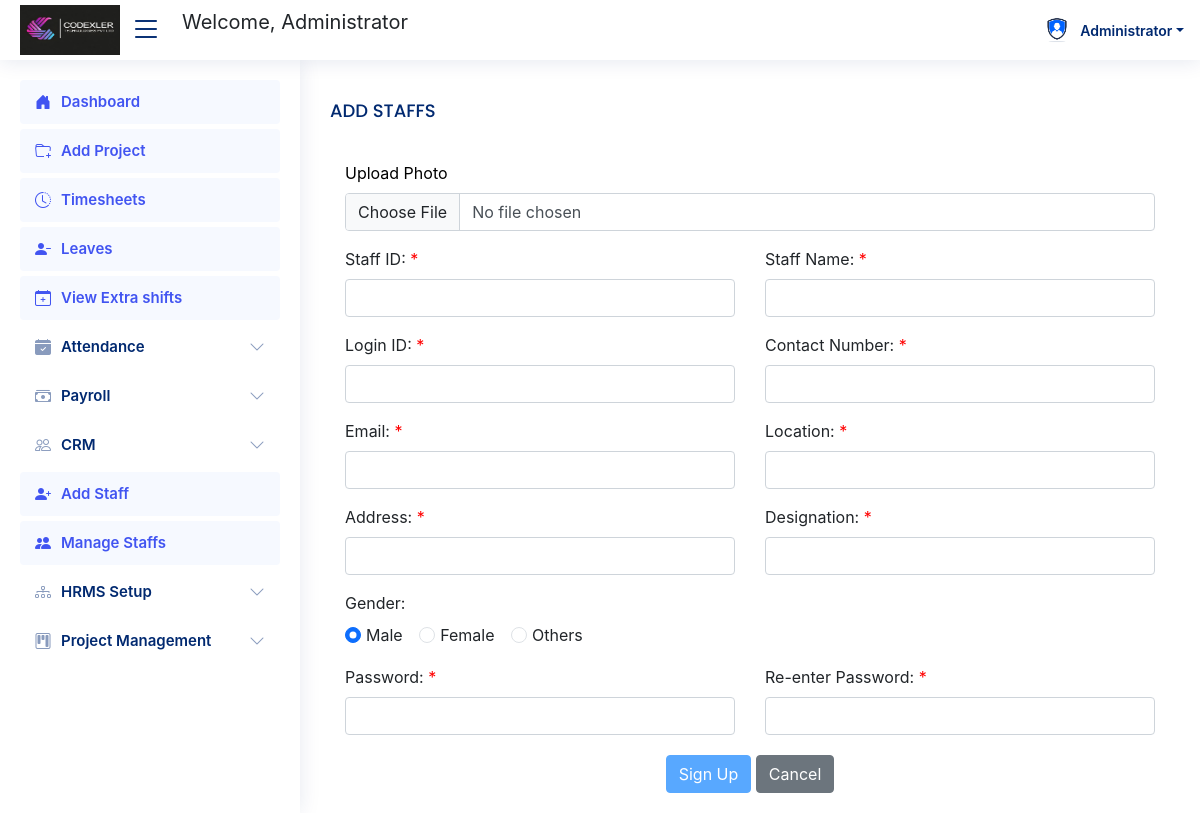
The page /register_employee (signed in) on the database its author committed.
### codex_app/models.py (models this page shows, shortened)
class Registration(models.Model):
    Emp_Id = models.CharField(max_length=200, null=True, blank=True)
    First_name = models.CharField(max_length=200, null=True, blank=True)
    department = models.ForeignKey(
        Department,
        on_delete=models.SET_NULL,
        null=True,
        blank=True
    )
    designation = models.ForeignKey(
        Designation,
        on_delete=models.SET_NULL,
        null=True,
        blank=True
    )
    Email = models.EmailField(max_length=200, null=True, blank=True)
    Password = models.CharField(max_length=200, null=True, blank=True)
    Mobile_Number = models.CharField(max_length=200, null=True, blank=True)
    Registration_date = models.DateField(null=True, blank=True)
    Image = models.ImageField(upload_to='images/', null=True, blank=True)
    Gender = models.CharField(max_length=200, null=True, blank=True)
    Address = models.CharField(max_length=1000, null=True, blank=True)
    Location = models.CharField(max_length=1000, null=True, blank=True)
    User_role = models.CharField(max_length=200, null=True, blank=True)
    user = models.OneToOneField(
        User,
        on_delete=models.CASCADE,
        null=True,
        blank=True
    )

### codex_app/views.py (the view)
# urls.py: path('register_employee', views.register_employee, name='register_employee'),
def register_employee(request):
    bok = Registration.objects.get(id=request.session['logg'])
    if request.method == 'POST':
        x = datetime.now()
        z = x.strftime("%Y-%m-%d")
        emp_id = request.POST.get('emp_id')
        first_name = request.POST.get('first_name')
        designation = request.POST.get('designation')
        mobile_number = request.POST.get('mobile_number')
        email = request.POST.get('email')
        psw = request.POST.get('psw')
        gender = request.POST.get('gender')
        ua = request.POST.get('ua')
        location = request.POST.get('location')
        photo = request.FILES['photo']
        fs = FileSystemStorage()
        fs.save(photo.name, photo)
        employee = request.POST.get('employee')
        reg1 = Registration.objects.all()
        for i in reg1:
            if i.Email == email:
                messages.success(request, 'Employee already Registered')
                return render(request, 'register_employee.html')
        user_name = request.POST.get('user_name')
        for t in User.objects.all():
            if t.username == user_name:
                messages.success(request, 'Username taken. Please try another')
                return render(request, 'register_employee.html')
        user = User.objects.create_user(username=user_name, email=email, password=psw)
        user.save()
        t = Registration()
        t.Emp_Id = emp_id
        t.First_name = first_name
        t.Designation = designation
        t.Location = location
        t.Email = email
        t.Password = psw
        t.Mobile_Number = mobile_number
        t.Registration_date = z
        t.Gender = gender
        t.Image = photo
        t.Address = ua
        t.User_role = employee
        t.user = user
        t.save()
        messages.success(request, 'Staff Added Successfully')
        return redirect('register_employee')
    else:
        return render(request, 'register_employee.html',{'bok':bok})

### templates/register_employee.html (shortened to what this page needs)
{% include 'admin_navbar.html' %}
<!DOCTYPE html>
<html lang="en">
<head>
    <link rel="stylesheet" href="https://stackpath.bootstrapcdn.com/bootstrap/4.5.2/css/bootstrap.min.css">
</head>
<body>
<main id="main" class="main">
      <h3 class="card-title mb-4">ADD STAFFS</h3>
    <div class="container">
        <form method="post" action="{% url 'register_employee' %}" enctype="multipart/form-data">
            <div class="form-group">
                <label for="photo" style="color:black;">Upload Photo</label>
                <input type="file" id="photo" name="photo" class="form-control" accept="image/*" required>
            </div>
            <div class="row">
                <div class="col-md-6 form-group">
                    <label>Staff ID: <span style="color:red;">*</span></label>
                    <input type="text" name="emp_id" class="form-control" required>
                </div>
                <div class="col-md-6 form-group">
                    <label>Staff Name: <span style="color:red;">*</span></label>
                    <input type="text" name="first_name" class="form-control" required>
                </div>
            </div>
            <div class="row">
                <div class="col-md-6 form-group">
                    <label>Login ID: <span style="color:red;">*</span></label>
                    <input type="text" name="user_name" class="form-control" required>
                </div>
                <div class="col-md-6 form-group">
                    <label>Contact Number: <span style="color:red;">*</span></label>
                    <input type="text" name="mobile_number" class="form-control" pattern="^(?!000)[0-9]{10}$" title="Enter valid 10-digit number" required>
                </div>
            </div>
            <div class="row">
                <div class="col-md-6 form-group">
                    <label>Email: <span style="color:red;">*</span></label>
                    <input type="email" name="email" class="form-control" required>
                </div>
                <div class="col-md-6 form-group">
                    <label>Location: <span style="color:red;">*</span></label>
                    <input type="text" name="location" class="form-control" required>
                </div>
            </div>
            <div class="row">
                <div class="col-md-6 form-group">
                    <label>Address: <span style="color:red;">*</span></label>
                    <input type="text" name="ua" class="form-control" required>
                </div>
                <div class="col-md-6 form-group">
                    <label>Designation: <span style="color:red;">*</span></label>
                    <input type="text" name="designation" class="form-control" required>
                </div>
            </div>
            <div class="form-group">
                <label>Gender:</label><br>
                <div class="form-check form-check-inline">
                    <input class="form-check-input" type="radio" name="gender" id="male" value="male" checked>
                    <label class="form-check-label" for="male">Male</label>
                </div>
                <div class="form-check form-check-inline">
                    <input class="form-check-input" type="radio" name="gender" id="female" value="female">
                    <label class="form-check-label" for="female">Female</label>
                </div>
                <div class="form-check form-check-inline">
                    <input class="form-check-input" type="radio" name="gender" id="others" value="others">
                    <label class="form-check-label" for="others">Others</label>
                </div>
            </div>
            <div class="row">
                <div class="col-md-6 form-group">
                    <label>Password: <span style="color:red;">*</span></label>
                    <input type="password" name="psw" class="form-control" id="newPassword" oninput="validatePassword()"
                        pattern="^(?=.*[A-Z])(?=.*[a-zA-Z])(?=.*\d)(?=.*[!@#$%^&*()_+{}|:;<>,.?[\]\-]).{8,}$"
                        title="Password must be at least 8 characters long and include uppercase, lowercase, number, and special character"
                        required>
                </div>
                <div class="col-md-6 form-group">
                    <label>Re-enter Password: <span style="color:red;">*</span></label>
                    <input type="password" class="form-control" id="renewPassword" oninput="validatePassword()"
                        pattern="^(?=.*[A-Z])(?=.*[a-zA-Z])(?=.*\d)(?=.*[!@#$%^&*()_+{}|:;<>,.?[\]\-]).{8,}$"
                        title="Passwords must match and meet complexity rules" required>
                </div>
            </div>
            <div class="text-center">
                <button type="submit" id="changePasswordBtn" class="btn btn-primary" disabled>Sign Up</button>
                <a href="{% url 'login' %}" class="btn btn-secondary">Cancel</a>
            </div>
        </form>
    </div>
</main>
</body>
</html>

### templates/admin_navbar.html (shortened to what this page needs)
{% load static %}
<!DOCTYPE html>
<html lang="en">
<head>
  <link rel="stylesheet" href="https://pro.fontawesome.com/releases/v5.10.0/css/all.css">
  <link rel="stylesheet" href="https://cdn.jsdelivr.net/npm/bootstrap@5.3.0/dist/css/bootstrap.min.css">
  <link rel="stylesheet" href="{% static 'assets/vendor/bootstrap-icons/bootstrap-icons.css' %}">
  <link rel="stylesheet" href="{% static 'assets/vendor/boxicons/css/boxicons.min.css' %}">
  <link rel="stylesheet" href="{% static 'assets/vendor/quill/quill.snow.css' %}">
  <link rel="stylesheet" href="{% static 'assets/vendor/remixicon/remixicon.css' %}">
  <link rel="stylesheet" href="{% static 'assets/vendor/simple-datatables/style.css' %}">
  <link rel="stylesheet" href="{% static 'assets/css/style.css' %}">
</head>
<body>
  <header id="header" class="header fixed-top d-flex align-items-center" >
    <div class="d-flex align-items-center justify-content-between" >
      <a href=""><img src="{% static 'logo_c_frame.jpeg' %}" width="100" height="50" alt=""></a>
      <i class="bi bi-list toggle-sidebar-btn"></i>
    </div>
    <div class="search-bar" >
      <p style="font-size:20px;">Welcome, {{ bok.First_name }}
     </p>
    </div>
    <nav class="header-nav ms-auto">
      <ul class="d-flex align-items-center" >
        <li class="nav-item dropdown pe-3" >
          <a class="nav-link nav-profile d-flex align-items-center pe-0" href="#" data-bs-toggle="dropdown" style="background-color: white;">
            <img src="/media/{{ bok.Image }}" alt="" width="30" style="background-color: white;">
            <span class="d-none d-md-block dropdown-toggle ps-2" style="background-color: white;">{{ bok.First_name }}</span>
          </a>
        </li>
      </ul>
    </nav>
  </header>
  <aside id="sidebar" class="sidebar" >
    <ul class="sidebar-nav" id="sidebar-nav">
      <li class="nav-item">
        <a class="nav-link {% if request.resolver_match.url_name == 'admin_home' %}active{% endif %}" href="{% url 'admin_home' %}" >
          <i class="bi bi-house-door-fill"></i> Dashboard
        </a>
      </li>
      <li class="nav-item">
        <a class="nav-link {% if request.resolver_match.url_name == 'add_project' %}active{% endif %}" href="{% url 'add_project' %}" >
          <i class="bi bi-folder-plus" ></i> Add Project
        </a>
      </li>
      <li class="nav-item">
        <a class="nav-link {% if request.resolver_match.url_name == 'all_view_timesheet_admin' %}active{% endif %}" href="{% url 'all_view_timesheet_admin' %}" >
          <i class="bi bi-clock-history" ></i> Timesheets
        </a>
      </li>
      <li class="nav-item">
        <a class="nav-link {% if request.resolver_match.url_name == 'view_leaves_admin_all' %}active{% endif %}" href="{% url 'view_leaves_admin_all' %}">
          <i class="bi bi-person-dash-fill"></i> Leaves
        </a>
      </li>
      <li class="nav-item">
        <a class="nav-link {% if request.resolver_match.url_name == 'view_additional_days_admin' %}active{% endif %}" href="{% url 'view_additional_days_admin' %}" >
          <i class="bi bi-calendar-plus" ></i> View Extra shifts
        </a>
      </li>
     <li class="nav-item">
    <a class="nav-link collapsed"
       data-bs-toggle="collapse"
       href="#attendanceMenu">
        <i class="bi bi-calendar-check-fill"></i>
        <span>Attendance</span>
        <i class="bi bi-chevron-down ms-auto"></i>
    </a>
</li>
<li class="nav-item">
  <a class="nav-link collapsed"
     data-bs-target="#payroll-nav"
     data-bs-toggle="collapse"
     href="#"
    >
    <i class="bi bi-cash-stack" ></i>
    Payroll
    <i class="bi bi-chevron-down ms-auto"></i>
  </a>
</li>
      <li class="nav-item">
    <a class="nav-link collapsed"
       data-bs-target="#crm-nav"
       data-bs-toggle="collapse"
       href="#">
        <i class="bi bi-people"></i>
        <span>CRM</span>
        <i class="bi bi-chevron-down ms-auto"></i>
    </a>
</li>
      <li class="nav-item">
        <a class="nav-link {% if request.resolver_match.url_name == 'register_employee' %}active{% endif %}" href="{% url 'register_employee' %}" >
          <i class="bi bi-person-plus-fill"></i> Add Staff
        </a>
      </li>
      <li class="nav-item">
        <a class="nav-link {% if request.resolver_match.url_name == 'view_staffs' %}active{% endif %}" href="{% url 'view_staffs' %}">
          <i class="bi bi-people-fill" ></i> Manage Staffs
        </a>
      </li>
        <li class="nav-item">
    <a class="nav-link collapsed"
       data-bs-target="#hrms-nav"
       data-bs-toggle="collapse"
       href="#">
        <i class="bi bi-diagram-3"></i>
        <span>HRMS Setup</span>
        <i class="bi bi-chevron-down ms-auto"></i>
    </a>
</li>
        <li class="nav-item">
<a class="nav-link collapsed"
   data-bs-target="#project-nav"
   data-bs-toggle="collapse"
   href="#">
<i class="bi bi-kanban"></i>
<span>Project Management</span>
<i class="bi bi-chevron-down ms-auto"></i>
</a>
</li>
    </ul>
  </aside>
</body>
</html>

### static/assets/css/style.css (style rules this page uses)
:root { scroll-behavior: smooth; }
body { font-family: "Open Sans", sans-serif; background: #f6f9ff; color: #444444; }
a { color: #4154f1; text-decoration: none; }
h1, h2, h3, h4, h5, h6 { font-family: "Nunito", sans-serif; }
#main { margin-top: 60px; padding: 20px 30px; transition: all 0.3s; }
.card-title { padding: 20px 0 15px 0; font-size: 18px; font-weight: 500; color: #012970; font-family: "Poppins", sans-serif; }
.header { transition: all 0.5s; z-index: 997; height: 60px; box-shadow: 0px 2px 20px rgba(1, 41, 112, 0.1); background-color: #fff; padding-left: 20px; }
.header .toggle-sidebar-btn { font-size: 32px; padding-left: 10px; cursor: pointer; color: #012970; }
.header .search-bar { min-width: 360px; padding: 0 20px; }
.header-nav ul { list-style: none; }
.header-nav>ul { margin: 0; padding: 0; }
.header-nav .nav-profile { color: #012970; }
.header-nav .nav-profile img { max-height: 36px; }
.header-nav .nav-profile span { font-size: 14px; font-weight: 600; }
.sidebar { position: fixed; top: 60px; left: 0; bottom: 0; width: 300px; z-index: 996; transition: all 0.3s; padding: 20px; overflow-y: auto; scrollbar-width: thin; scrollbar-color: #aab7cf transparent; box-shadow: 0px 0px 20px rgba(1, 41, 112, 0.1); background-color: #fff; }
@media (min-width: 1200px) { #main, #footer { margin-left: 300px; } }
.sidebar-nav { padding: 0; margin: 0; list-style: none; }
.sidebar-nav li { padding: 0; margin: 0; list-style: none; }
.sidebar-nav .nav-item { margin-bottom: 5px; }
.sidebar-nav .nav-link { display: flex; align-items: center; font-size: 15px; font-weight: 600; color: #4154f1; transition: 0.3; background: #f6f9ff; padding: 10px 15px; border-radius: 4px; }
.sidebar-nav .nav-link i { font-size: 16px; margin-right: 10px; color: #4154f1; }
.sidebar-nav .nav-link.collapsed { color: #012970; background: #fff; }
.sidebar-nav .nav-link.collapsed i { color: #899bbd; }
.sidebar-nav .nav-link .bi-chevron-down { margin-right: 0; transition: transform 0.2s ease-in-out; }

### rows shown on the page
Registration: First_name "Administrator", Image (picture)
